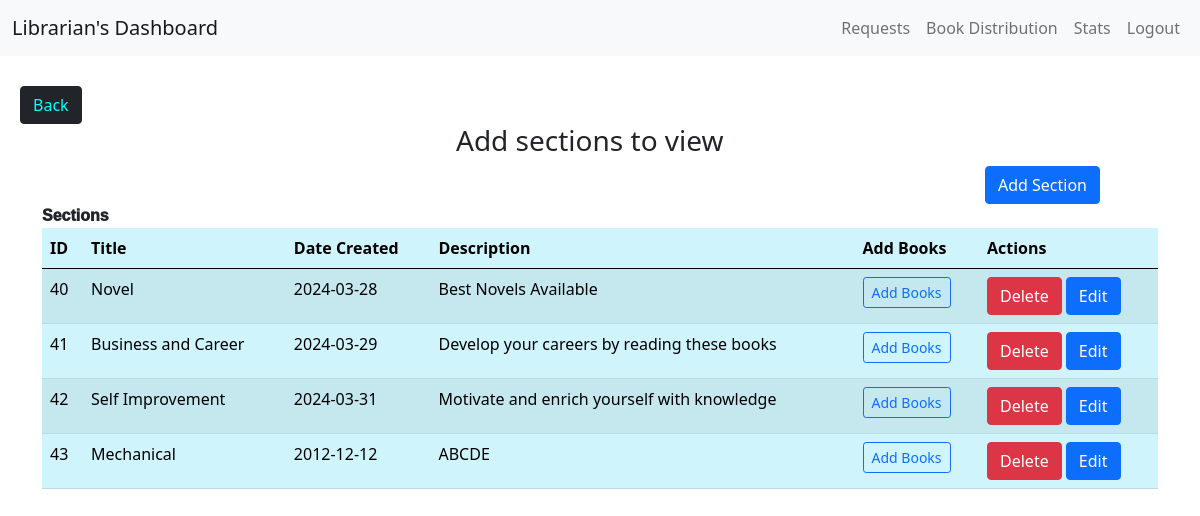
/adminloggedin, run on the app's committed database.
### app.py (models this page shows)
class Section(db.Model):
    __tablename__ = 'section'
    SectionID = db.Column(db.Integer, primary_key=True, autoincrement=True)
    SectionName = db.Column(db.String, nullable=False)
    CreationDate = db.Column(db.String, nullable=False)
    Description = db.Column(db.String, nullable=False)
    BookR = db.relationship('Book', backref='section', lazy=True)

### app.py (the view, shortened to what this page needs)
@app.route('/adminloggedin',methods = ['GET', 'POST'])
def adminloggedin():
    sections = Section.query.all()
    return render_template("lbd_0.html", sections = sections)

### templates/lbd_0.html (shortened to what this page needs)
<!DOCTYPE html>
<html lang="en">
<head>
    <link rel="stylesheet" href="static/ldb.css">
    <link href="https://cdn.jsdelivr.net/npm/bootstrap@5.0.2/dist/css/bootstrap.min.css" rel="stylesheet">
</head>
<body>
    <div id="mainbody">
        <nav class="navbar navbar-expand-lg navbar-light bg-light">
            <div class="container-fluid">
                <a class="navbar-brand" href="#">Librarian's Dashboard</a>
                <div class="collapse navbar-collapse justify-content-end" id="navbarNav">
                    <ul class="navbar-nav">
                        <li class="nav-item">
                            <a class="nav-link inactive" aria-current="page" href="/requests">Requests</a>
                        </li>
                        <li class="nav-item">
                            <a class="nav-link inactive" aria-current="page" href="/listbook">Book Distribution</a>
                        </li>
                        <li class="nav-item">
                            <a class="nav-link inactive" aria-current="page" href="/stats">Stats</a>
                        </li>
                        <li class="nav-item">
                            <a class="nav-link" href="/logout">Logout</a>
                        </li>
                    </ul>
                </div>
            </div>
        </nav>
        <div>
            <button style="margin-left: 20px;margin-top: 30px;" type="submit" class="btn btn-dark"> <a href="/adminlogin" style="text-decoration: none;color: aqua;">Back</a></button>
        </div>
        <div style="font-size: larger;">
           <h3 style="margin-left: 38%;"> Add sections to view</h3>
        </div>
        <div class="col text-end">
        <button class="btn btn-primary btn-add-section" style="margin-right: 100px;" data-bs-toggle="modal" data-bs-target="#exampleModal">Add Section</button>
        </div>
        <div class="container">
            <div class="table-title"  style="font-family: Verdana, Geneva, Tahoma, sans-serif;font-weight: 1000;">Sections</div>
            <table class="table table-info table-striped">
                <thead>
                    <tr>
                        <th scope="col">ID</th>
                        <th scope="col">Title</th>
                        <th scope="col">Date Created</th>
                        <th scope="col">Description</th>
                        <th scope="col">Add Books</th>
                        <th scope="col">Actions</th>
                    </tr>
                </thead>
                <tbody>
                    {% for s in sections %}
                    <tr>
                        <td>{{s.SectionID}}</td>
                        <td>{{s.SectionName}}</td>
                        <td>{{s.CreationDate}}</td>
                        <td>{{s.Description}}</td>
                        <td><a href="/addbook/{{s.SectionID}}" button class="btn btn-sm btn-outline-primary">Add Books</a></td>
                        <td>
                            <form action="/deletesection/{{ s.SectionID }}" method="POST" style="display: inline;">
                                <button type="submit" class="btn btn-danger">Delete</button>
                            </form>
                            <form action="/edit_section/{{ s.SectionID }}" method="POST" style="display: inline;">
                                <button type="submit" class="btn btn-primary">Edit</button>
                            </form>
                        </td>
                    </tr>
                    {% endfor %}
                </tbody>
            </table>
        </div>
    </div>

### data on the page
Section: SectionID "40", SectionName "Novel", CreationDate "2024-03-28", Description "Best Novels Available"
Section: SectionID "41", SectionName "Business and Career", CreationDate "2024-03-29", Description "Develop your careers by reading these books"
Section: SectionID "42", SectionName "Self Improvement", CreationDate "2024-03-31", Description "Motivate and enrich yourself with knowledge"
Section: SectionID "43", SectionName "Mechanical", CreationDate "2012-12-12", Description "ABCDE"
